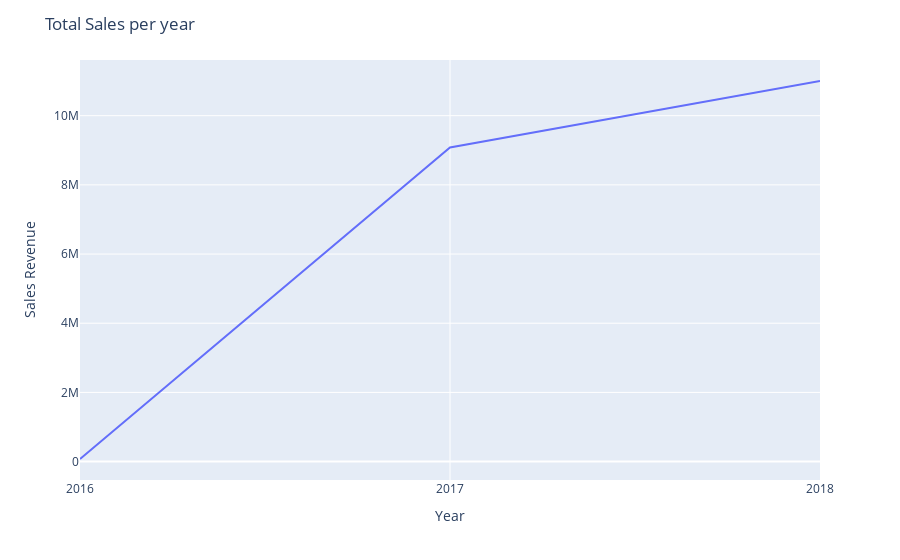

Write notebook code for a chart like this one.
### Code cell
fig = px.line(total_rev_month, x='Sales Year', y='Sales Revenue')
fig.update_layout(title='Total Sales per year',xaxis_title="Year",yaxis_title="Sales Revenue")
fig.update_xaxes(nticks=3)
fig.show()

### Figure 1 — Plotly figure (JSON) as saved in the notebook; plotly's stock layout.template omitted (floating-point values rounded to 4 significant figures)
{"data": [{"hoverlabel": {"namelength": 0}, "hovertemplate": "Sales Year=%{x}<br>Sales Revenue=%{y}", "legendgroup": "", "line": {"color": "#636efa", "dash": "solid"}, "mode": "lines", "name": "", "showlegend": false, "type": "scatter", "x": [2016, 2017, 2018], "xaxis": "x", "y": [75040.0, 9080000.0, 11000000.0], "yaxis": "y"}], "layout": {"legend": {"tracegroupgap": 0}, "margin": {"t": 60}, "title": {"text": "Total Sales per year"}, "xaxis": {"anchor": "y", "domain": [0, 1], "nticks": 3, "title": {"text": "Year"}}, "yaxis": {"anchor": "x", "domain": [0, 1], "title": {"text": "Sales Revenue"}}}}
